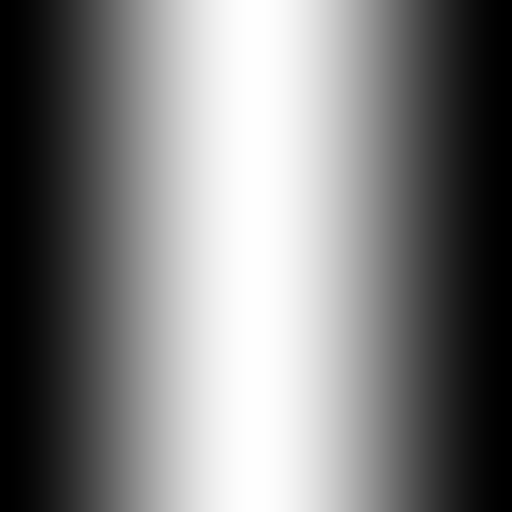
Frame 1 (no input)
Frame 60 (the mouse pressed at the canvas centre just before this capture): identical to frame 1, image omitted
Frame 120 (the mouse held since frame 60 and released just before this capture): identical to frame 1, image omitted

The Processing sketch that drew this single still picture (run headless with seeded random() and noise(); from frame 60 on, the mouse is pressed at the canvas centre):

// Processing sketch: blend_centre
// ── blend_centre.pde
void setup() {
    size(512, 512);
}

void draw() {
    loadPixels();

    for (int y = 0; y < height; y++) {
        for (int x = 0; x < width; x++) {
            float amt = (float) Math.cos(map(x, 0, width-1, 0, (float) (Math.PI * 2)));
            float colour = map(amt, 1, -1, 0, 255);
            pixels[y * width + x] = color(colour);
        }
    }

    updatePixels();
}
